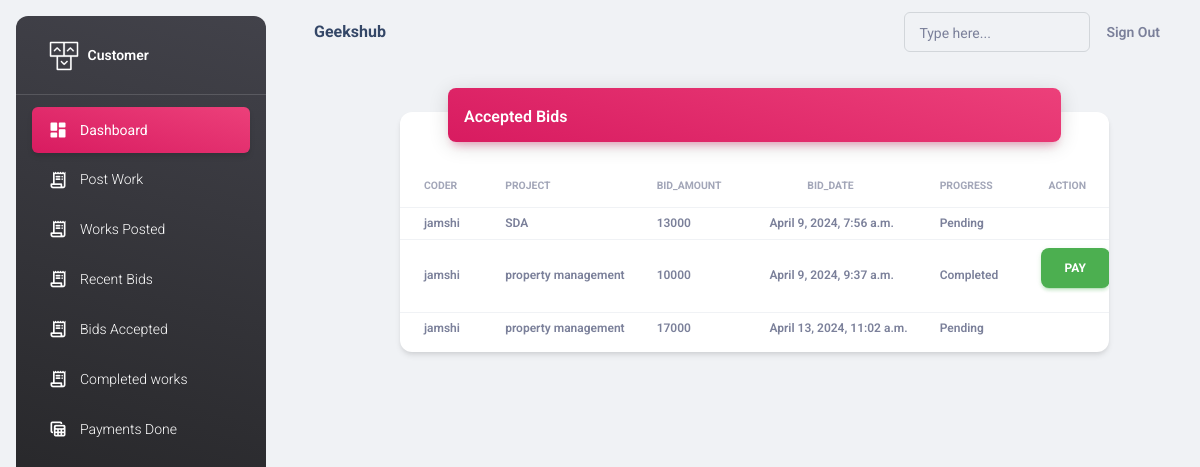
The page /buyerapp/acceptedbids/ (signed in) on the database its author committed.
### adminapp/models.py (models this page shows)
class Bid(models.Model):
    coder=models.ForeignKey(Coder,on_delete=models.CASCADE)
    project=models.ForeignKey(Project,on_delete=models.CASCADE)
    bid_amount=models.PositiveIntegerField()
    note=models.CharField(max_length=100,null=True)
    bid_date=models.DateTimeField(auto_now_add=True)
    status=models.BooleanField(default=False)
    CHOICES = [
        ("Pending","Pending"),
        ("On progress", "On progress"),
        ("Completed", "Completed"),
    ]
    progress=models.CharField(max_length=100,choices=CHOICES,default="Pending")

class User(AbstractUser):
    ROLE_CHOICES = [
        ("admin","Admin"),
        ("coder", "Coder"),
        ("buyer", "Buyer"),
    ]
    role = models.CharField(max_length=200, choices=ROLE_CHOICES, default="coder")

class Coder(User):
    name = models.CharField(max_length=100)
    phone = models.CharField(max_length=100)
    email_address = models.EmailField()
    address = models.CharField(max_length=100)
    designation=models.CharField(max_length=100)
    gender=models.CharField(max_length=100)
    skills=models.CharField(max_length=100)
    proof = models.FileField(null=True, upload_to="images")
    profile = models.ImageField(upload_to="images", null=True)
    bio=models.CharField(max_length=100,null=True)
    rating=models.CharField(max_length=50,null=True)
    status= models.BooleanField(default=True)
    def __str__(self):
        return self.name

class Project(models.Model):
    buyer=models.ForeignKey(Buyer,on_delete=models.CASCADE)
    title=models.CharField(max_length=100)
    description=models.CharField(max_length=100)
    skills_required=models.CharField(max_length=100)
    budget=models.PositiveIntegerField()
    category=models.CharField(max_length=100)
    tags=models.CharField(max_length=100)
    deadline=models.CharField(max_length=100)
    status= models.BooleanField(default=True)

### buyerapp/views.py (the view)
# urls.py: path('acceptedbids/',views.AcceptedBidsListView.as_view(),name="acceptedbids"),
class AcceptedBidsListView(ListView):
    template_name="buyerapp/acceptedbids.html"
    model=Bid
    context_object_name="bids"
    def get_queryset(self):
        current_user = self.request.user
        queryset = Bid.objects.filter(project__buyer=current_user,status=True)
        return queryset

### buyerapp/templates/buyerapp/acceptedbids.html (shortened to what this page needs)
{% extends 'buyerapp/base.html' %}
{% load static %}
{% block body_block %}
<div class="container-fluid py-4">
    <div class="row" style="margin-left: 90px;">
        <div class="col-11">
            <div class="card my-4">
                <div class="card-header p-0 position-relative mt-n4 mx-5 z-index-2">
                    <div class="bg-gradient-primary shadow-primary border-radius-lg pt-3 pb-1">
                        <h6 class="text-white text-capitalize ps-3">Accepted Bids</h6>
                    </div>
                </div>
                <div class="card-body px-0 pb-2">
                    <div class="table-responsive p-0">
                        <table class="table align-items-center mb-0">
                            <thead>
                                <tr>
                                    <th class="text-uppercase text-secondary text-xxs font-weight-bolder opacity-7">coder</th>
                                    <th class="text-uppercase text-secondary text-xxs font-weight-bolder opacity-7">project</th>
                                    <th class="text-center text-uppercase text-secondary text-xxs font-weight-bolder opacity-7">bid_amount</th>
                                    <th class="text-center text-uppercase text-secondary text-xxs font-weight-bolder opacity-7">bid_date</th>
                                    <th class="text-center text-uppercase text-secondary text-xxs font-weight-bolder opacity-7">Progress</th>
                                    <th class="text-center text-uppercase text-secondary text-xxs font-weight-bolder opacity-7">Action</th>
                                </tr>
                            </thead>
                            <tbody>
                                {% for b in bids %}
                                <tr>
                                    <td>
                                        <p class="text-xs font-weight-bold mb-0 ms-3">{{ b.coder }}</p>
                                    </td>
                                    <td>
                                        <p class="text-xs font-weight-bold mb-0 ms-3">{{ b.project.title }}</p>
                                    </td>
                                    <td>
                                        <p class="text-xs font-weight-bold mb-0 ms-3">{{ b.bid_amount }}</p>
                                    </td>
                                    <td>
                                        <p class="text-xs font-weight-bold mb-0 ms-3">{{ b.bid_date }}</p>
                                    </td>
                                    <td>
                                        <p class="text-xs font-weight-bold mb-0 ms-3">{{ b.progress }}</p>
                                    </td>
                                    <td>
                                        {% if "Completed" in b.progress %}
                                            <button class="btn btn-success ms-3 razorpay-button" data-amount="{{ b.bid_amount }}" data-coder-id="{{ b.coder.id }}" data-bid-id="{{ b.id }}">Pay</button>
                                        {% endif %}
                                    </td>
                                </tr>
                                {% endfor %}
                            </tbody>
                        </table>
                    </div>
                </div>
            </div>
        </div>
    </div>
</div>
{% endblock %}

### rows shown on the page
Bid: coder "jamshi", project "SDA", bid_amount "13000", bid_date "April 9, 2024, 7:56 a.m.", progress "Pending"
Bid: coder "jamshi", project "property management", bid_amount "10000", bid_date "April 9, 2024, 9:37 a.m.", progress "Completed"
Bid: coder "jamshi", project "property management", bid_amount "17000", bid_date "April 13, 2024, 11:02 a.m.", progress "Pending"
